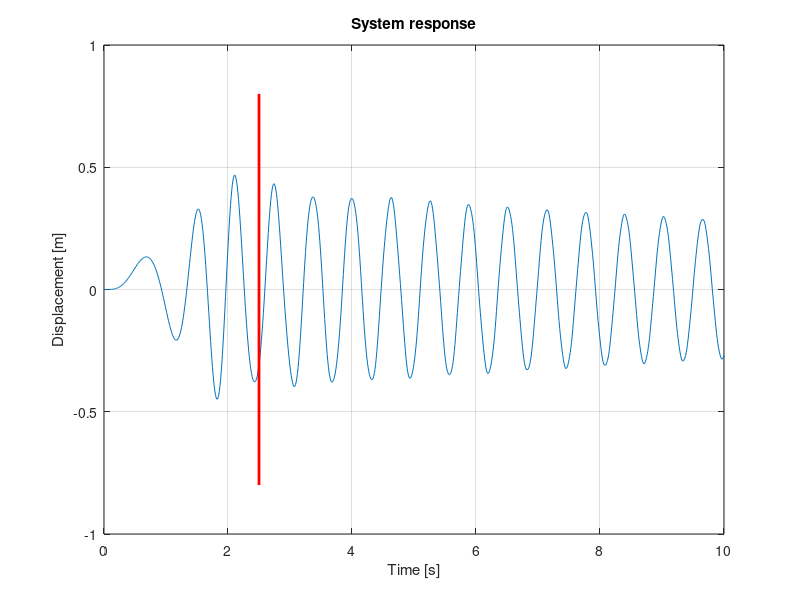

Recreate this plot in MATLAB.
clear
close all


% System parameters
m = 1;
k = 100;
c = 0.1;
A = 10;

% Computation parameters
y0 = [0;0];           % Starting position and veloctiy
tspan = 0 : 0.01 : 10;  % Solved timespan

% Define function for force frequency
omega = @(t) 4*t;


% Compute natural frequencies
dr = c/(2*sqrt(k*m));   % Damping ratio
wn = sqrt(k/m);         % Undamped natural frequency
wd = wn*sqrt(1-dr^2);   % Damped natural frequency

% Compute time when force frequency passes damped natural frequency
wdfun = @(t) omega(t)-wd;
t_wd = fzero(wdfun,0);

% Equation of motion for spring-mass-damper: mx'' + cx' + kx = F
% Reduced to 1st order ODE system (y1 = x, y2 = x') :
odefun = @(t,y) [y(2) ; (- k*y(1) - c*y(2) + A*sin(omega(t)*t))/m];

% Choose solver and solver options
% opts = odeset('RelTol',rtol,'AbsTol',atol);
[~,y] = ode45(odefun,tspan,y0);


% Plot response
figure
plot(tspan,y(:,1));
hold on
plot([t_wd,t_wd],ylim,'r','LineWidth',2);
grid on
title('System response')
ylabel('Displacement [m]')
xlabel('Time [s]')